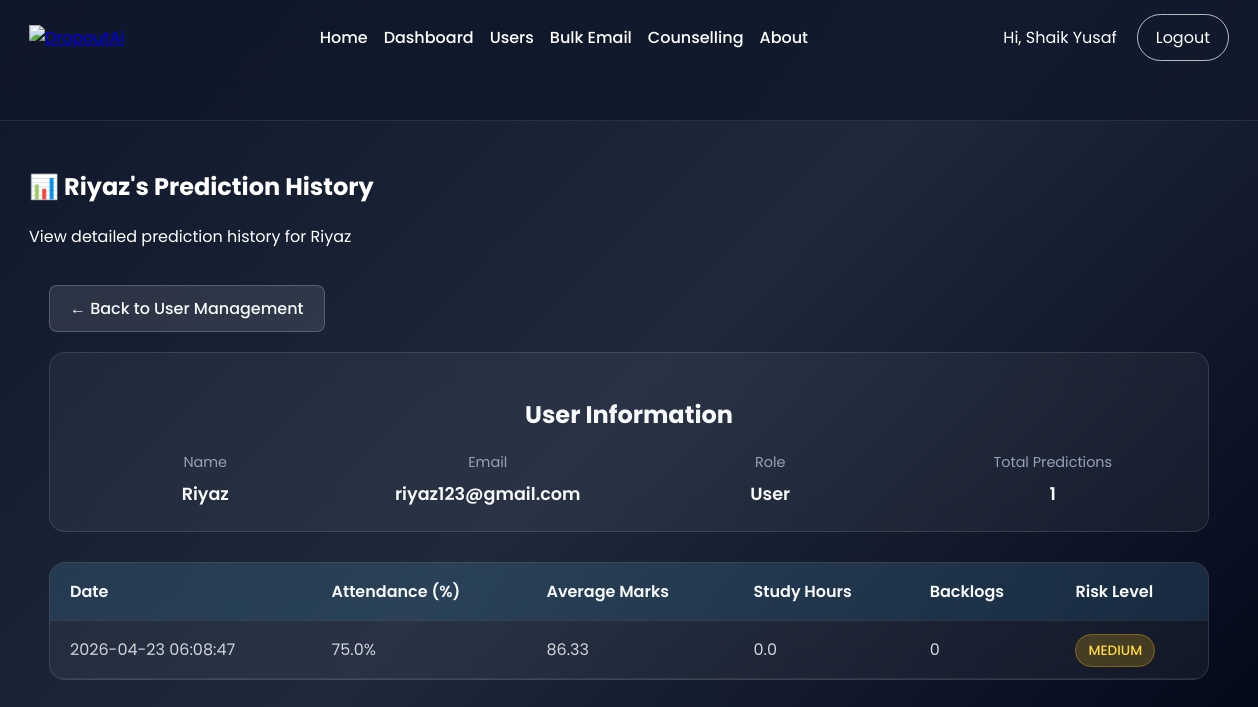
Page /admin/user_history/4 (signed in) on the committed database.
### tables this page shows
CREATE TABLE users (
            id INTEGER PRIMARY KEY AUTOINCREMENT,
            name TEXT NOT NULL,
            email TEXT NOT NULL UNIQUE,
            password TEXT NOT NULL,
            role TEXT NOT NULL
        );

CREATE TABLE predictions (
            id INTEGER PRIMARY KEY AUTOINCREMENT,
            user_id INTEGER NOT NULL,
            attendance REAL NOT NULL,
            avg_marks REAL NOT NULL,
            study_hours REAL NOT NULL,
            backlogs INTEGER NOT NULL,
            risk_level TEXT NOT NULL,
            prediction_date TIMESTAMP DEFAULT CURRENT_TIMESTAMP,
            FOREIGN KEY (user_id) REFERENCES users (id)
        );

### app.py (the view)
@app.route('/admin/user_history/<int:user_id>')
@admin_required
def admin_user_history(user_id):
    user = query_db('SELECT * FROM users WHERE id = ?', [user_id], one=True)
    if not user:
        flash('User not found.', 'error')
        return redirect(url_for('admin_users'))
    predictions = query_db(
        'SELECT * FROM predictions WHERE user_id = ? ORDER BY prediction_date DESC',
        [user_id]
    )
    history_data = []
    for pred in predictions:
        history_data.append({
            'id': pred['id'],
            'attendance': pred['attendance'],
            'avg_marks': pred['avg_marks'],
            'study_hours': pred['study_hours'],
            'backlogs': pred['backlogs'],
            'risk_level': pred['risk_level'],
            'prediction_date': pred['prediction_date']
        })
    return render_template('admin_user_history.html',
                         user=user,
                         predictions=history_data)

### app.py (called while the page is built)
def get_db():
    db = getattr(g, '_database', None)
    if db is None:
        db = g._database = sqlite3.connect(DATABASE)
        db.row_factory = sqlite3.Row
    return db

def query_db(query, args=(), one=False):
    cur = get_db().execute(query, args)
    rv = cur.fetchall()
    cur.close()
    return (rv[0] if rv else None) if one else rv

def init_db():
    db = get_db()
    db.execute(
        '''CREATE TABLE IF NOT EXISTS users (
            id INTEGER PRIMARY KEY AUTOINCREMENT,
            name TEXT NOT NULL,
            email TEXT NOT NULL UNIQUE,
            password TEXT NOT NULL,
            role TEXT NOT NULL
        )'''
    )
    db.execute(
        '''CREATE TABLE IF NOT EXISTS predictions (
            id INTEGER PRIMARY KEY AUTOINCREMENT,
            user_id INTEGER NOT NULL,
            attendance REAL NOT NULL,
            avg_marks REAL NOT NULL,
            study_hours REAL NOT NULL,
            backlogs INTEGER NOT NULL,
            risk_level TEXT NOT NULL,
            prediction_date TIMESTAMP DEFAULT CURRENT_TIMESTAMP,
            FOREIGN KEY (user_id) REFERENCES users (id)
        )'''
    )
    db.commit()

@login_manager.user_loader
def load_user(user_id):
    user = query_db('SELECT * FROM users WHERE id = ?', [user_id], one=True)
    if user:
        return User(user['id'], user['name'], user['email'], user['role'])
    return None

@app.before_request
def before_request():
    init_db()

@app.context_processor
def inject_user():
    return {
        'logged_in': current_user.is_authenticated
    }

@app.teardown_appcontext
def close_connection(exception):
    db = getattr(g, '_database', None)
    if db is not None:
        db.close()

def admin_required(view):
    @wraps(view)
    def wrapped_view(*args, **kwargs):
        if not current_user.is_authenticated:
            flash('Please login to continue.', 'error')
            return redirect(url_for('login'))
        if current_user.role != 'admin':
            flash('Access denied. Admins only.', 'error')
            return redirect(url_for('predict'))
        return view(*args, **kwargs)
    return wrapped_view

### templates/admin_user_history.html (shortened to what this page needs)
{% extends 'base.html' %}
{% block styles %}
<link rel="stylesheet" href="{{ url_for('static', filename='css/style.css') }}">
{% endblock %}
{% block content %}
<section class="hero">
    <div class="hero-left">
        <h1>📊 {{ user.name }}'s Prediction History</h1>
        <p>View detailed prediction history for {{ user.name }}</p>
    </div>
</section>
<section class="section">
    <div class="history-container">
        <a href="{{ url_for('admin_users') }}" class="btn-back">← Back to User Management</a>
        <div class="user-info-card">
            <h2 style="text-align: center; margin-bottom: 20px; color: #f8fafc;">User Information</h2>
            <div class="user-info-grid">
                <div class="user-info-item">
                    <div class="user-info-label">Name</div>
                    <div class="user-info-value">{{ user.name }}</div>
                </div>
                <div class="user-info-item">
                    <div class="user-info-label">Email</div>
                    <div class="user-info-value">{{ user.email }}</div>
                </div>
                <div class="user-info-item">
                    <div class="user-info-label">Role</div>
                    <div class="user-info-value">{{ user.role.title() }}</div>
                </div>
                <div class="user-info-item">
                    <div class="user-info-label">Total Predictions</div>
                    <div class="user-info-value">{{ predictions|length }}</div>
                </div>
            </div>
        </div>
        {% if predictions %}
        <div class="history-table">
            <table>
                <thead>
                    <tr>
                        <th>Date</th>
                        <th>Attendance (%)</th>
                        <th>Average Marks</th>
                        <th>Study Hours</th>
                        <th>Backlogs</th>
                        <th>Risk Level</th>
                    </tr>
                </thead>
                <tbody>
                    {% for prediction in predictions %}
                    <tr>
                        <td>{{ prediction.prediction_date.split('.')[0] if '.' in prediction.prediction_date else prediction.prediction_date }}</td>
                        <td>{{ prediction.attendance }}%</td>
                        <td>{{ prediction.avg_marks }}</td>
                        <td>{{ prediction.study_hours }}</td>
                        <td>{{ prediction.backlogs }}</td>
                        <td>
                            <span class="risk-badge {{ prediction.risk_level.lower() }}">
                                {{ prediction.risk_level }}
                            </span>
                        </td>
                    </tr>
                    {% endfor %}
                </tbody>
            </table>
        </div>
        {% else %}
        <div class="no-history">
            <h3>No Predictions Yet</h3>
            <p>{{ user.name }} hasn't made any predictions yet.</p>
        </div>
        {% endif %}
    </div>
</section>
{% endblock %}

### templates/base.html (shortened to what this page needs)
<!DOCTYPE html>
<html lang="en">
<head>
    <link rel="stylesheet" href="{{ url_for('static', filename='css/style.css') }}">
    {% block styles %}{% endblock %}
</head>
<body>
    <header class="navbar">
        <div class="nav-inner">
            <div class="logo">
                <a href="/"><img src="{{ url_for('static', filename='images/logo.png') }}" alt="DropoutAi"></a>
            </div>
            <nav class="nav-links">
                <a href="/">Home</a>
                {% if logged_in %}
                    {% if current_user.role == 'admin' %}
                        <a href="/dashboard">Dashboard</a>
                        <a href="/admin/users">Users</a>
                        <a href="/admin/bulk_email">Bulk Email</a>
                        <a href="/counselling">Counselling</a>
                    {% else %}
                        <a href="/predict">Predict</a>
                        <a href="/user_dashboard">Dashboard</a>
                        <a href="/user_counselling">Counselling</a>
                        <a href="/analytics">Analytics</a>
                        <a href="/resources">Resources</a>
                    {% endif %}
                {% else %}
                    <a href="/resources">Resources</a>
                {% endif %}
                <a href="/about">About</a>
            </nav>
            <div class="nav-right">
                {% if logged_in %}
                    <span class="user-welcome">Hi, {{ current_user.name }}</span>
                    <a href="/logout" class="btn secondary">Logout</a>
                {% else %}
                    <a href="/login" class="btn login">Login</a>
                    <a href="/signup" class="btn signup">Sign Up</a>
                {% endif %}
            </div>
        </div>
    </header>
    <main class="main-container">
        {% block content %}{% endblock %}
    </main>
</body>
</html>

### static/css/style.css (style rules this page uses)
body { margin: 0; padding: 0; font-family: 'Poppins', sans-serif; background: linear-gradient(135deg, #0f172a, #1e293b, #020617); color: white; min-height: 100vh; }
.navbar { min-height: 120px; background: rgba(15, 23, 42, 0.75); backdrop-filter: blur(20px); border-bottom: 1px solid rgba(255, 255, 255, 0.1); position: sticky; top: 0; z-index: 1000; }
.nav-inner { width: min(1200px, 100%); padding: 14px 24px; margin: 0 auto; display: flex; align-items: center; justify-content: space-between; gap: 16px; }
.logo img { height: 110px; max-width: 100%; width: auto; }
.logo { flex-shrink: 0; }
.nav-links { display: flex; justify-content: center; gap: 16px; align-items: center; flex: 1 1 auto; flex-wrap: wrap; min-width: 0; }
.nav-links a { text-decoration: none; color: white; font-weight: 500; position: relative; transition: color 0.2s ease; }
.nav-links a::after { content: ""; width: 0; height: 2px; background: #ff7b00; position: absolute; left: 0; bottom: -4px; transition: width 0.25s ease; }
.nav-right { display: flex; align-items: center; gap: 10px; flex-shrink: 0; flex-wrap: wrap; justify-content: flex-end; }
.nav-right .btn { margin: 0; padding: 10px 18px; border-radius: 999px; text-decoration: none; display: inline-flex; align-items: center; justify-content: center; }
.nav-right .btn.secondary { border: 1px solid rgba(255, 255, 255, 0.7); color: white; background: transparent; }
.user-welcome { color: white; margin-right: 10px; max-width: 100%; word-break: break-word; }
.main-container { width: min(1200px, 100%); margin: 0 auto; padding: 28px 24px 40px; }

### templates/admin_user_history.html (style rules this page uses)
.history-container { max-width: 1200px; margin: 0 auto; padding: 20px; }
.user-info-card { background: rgba(255, 255, 255, 0.05); border: 1px solid rgba(255, 255, 255, 0.12); border-radius: 16px; padding: 24px; margin-bottom: 30px; backdrop-filter: blur(16px); }
.user-info-grid { display: grid; grid-template-columns: repeat(auto-fit, minmax(200px, 1fr)); gap: 20px; }
.user-info-item { text-align: center; }
.user-info-label { color: #94a3b8; font-size: 0.9rem; margin-bottom: 8px; }
.user-info-value { color: #f8fafc; font-size: 1.1rem; font-weight: 600; }
.history-table { background: rgba(255, 255, 255, 0.05); border-radius: 16px; overflow: hidden; border: 1px solid rgba(255, 255, 255, 0.12); backdrop-filter: blur(16px); }
.history-table table { width: 100%; border-collapse: collapse; }
.history-table th, .history-table td { padding: 16px 20px; text-align: left; border-bottom: 1px solid rgba(255, 255, 255, 0.08); }
.history-table th { background: rgba(56, 189, 248, 0.1); font-weight: 600; color: #f8fafc; }
.history-table td { color: #d1d5db; }
.risk-badge { padding: 6px 12px; border-radius: 20px; font-size: 0.85rem; font-weight: 500; text-transform: uppercase; }
.risk-badge.medium { background: rgba(255, 193, 7, 0.2); color: #ffd93d; border: 1px solid rgba(255, 193, 7, 0.3); }
.btn-back { display: inline-flex; align-items: center; padding: 10px 20px; border-radius: 8px; background: rgba(255, 255, 255, 0.1); color: #f8fafc; text-decoration: none; font-weight: 500; border: 1px solid rgba(255, 255, 255, 0.2); transition: all 0.2s ease; margin-bottom: 20px; }

### rows in the picture
users: name "Shaik Yusaf"
users: name "Riyaz", email "riyaz123@gmail.com", role "User"
predictions: prediction_date "2026-04-23 06:08:47", attendance "75.0", avg_marks "86.33", study_hours "0.0", backlogs "0", risk_level "MEDIUM"

### other values in the picture
{{ predictions|length }} "1"
